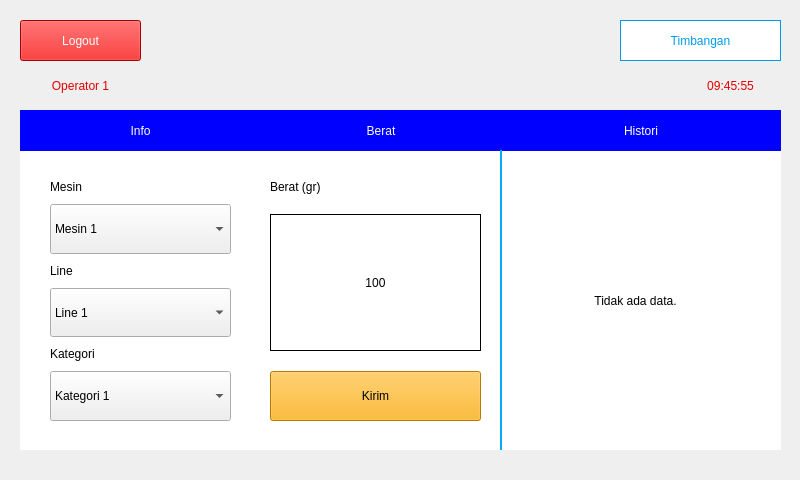
<?xml version="1.0" encoding="UTF-8"?>
<ui version="4.0">
 <class>MainWindow</class>
 <widget class="QMainWindow" name="MainWindow">
  <property name="geometry">
   <rect>
    <x>0</x>
    <y>0</y>
    <width>800</width>
    <height>480</height>
   </rect>
  </property>
  <property name="windowTitle">
   <string>MainWindow</string>
  </property>
  <widget class="QWidget" name="centralWidget">
   <widget class="QPushButton" name="pushButton">
    <property name="geometry">
     <rect>
      <x>20</x>
      <y>20</y>
      <width>121</width>
      <height>41</height>
     </rect>
    </property>
    <property name="styleSheet">
     <string notr="true">color: rgb(255, 255, 255);
background-color: rgb(225, 0, 0);
font: 75 18pt &quot;Arial&quot;;</string>
    </property>
    <property name="text">
     <string>Logout</string>
    </property>
   </widget>
   <widget class="QLabel" name="label">
    <property name="geometry">
     <rect>
      <x>20</x>
      <y>70</y>
      <width>121</width>
      <height>31</height>
     </rect>
    </property>
    <property name="styleSheet">
     <string notr="true">color: rgb(229, 0, 0);
font: 75 18pt &quot;Arial&quot;;</string>
    </property>
    <property name="text">
     <string>Operator 1</string>
    </property>
    <property name="alignment">
     <set>Qt::AlignCenter</set>
    </property>
   </widget>
   <widget class="QLabel" name="label_3">
    <property name="geometry">
     <rect>
      <x>680</x>
      <y>70</y>
      <width>101</width>
      <height>31</height>
     </rect>
    </property>
    <property name="styleSheet">
     <string notr="true">color: rgb(229, 0, 0);
font: 75 17pt &quot;Arial&quot;;</string>
    </property>
    <property name="text">
     <string>09:45:55</string>
    </property>
    <property name="alignment">
     <set>Qt::AlignCenter</set>
    </property>
   </widget>
   <widget class="QWidget" name="horizontalWidget" native="true">
    <property name="geometry">
     <rect>
      <x>20</x>
      <y>110</y>
      <width>761</width>
      <height>41</height>
     </rect>
    </property>
    <layout class="QHBoxLayout" name="horizontalLayout">
     <property name="spacing">
      <number>0</number>
     </property>
     <property name="leftMargin">
      <number>0</number>
     </property>
     <property name="topMargin">
      <number>0</number>
     </property>
     <property name="rightMargin">
      <number>0</number>
     </property>
     <property name="bottomMargin">
      <number>0</number>
     </property>
     <item>
      <widget class="QLabel" name="label_5">
       <property name="styleSheet">
        <string notr="true">color: rgb(255, 255, 255);
background-color: rgb(0, 0, 255);
font: 75 18pt &quot;Arial&quot;;</string>
       </property>
       <property name="text">
        <string>Info</string>
       </property>
       <property name="alignment">
        <set>Qt::AlignCenter</set>
       </property>
      </widget>
     </item>
     <item>
      <widget class="QLabel" name="label_4">
       <property name="styleSheet">
        <string notr="true">color: rgb(255, 255, 255);
background-color: rgb(0, 0, 255);
font: 75 18pt &quot;Arial&quot;;</string>
       </property>
       <property name="text">
        <string>Berat</string>
       </property>
       <property name="alignment">
        <set>Qt::AlignCenter</set>
       </property>
      </widget>
     </item>
     <item>
      <widget class="QLabel" name="label_6">
       <property name="minimumSize">
        <size>
         <width>280</width>
         <height>0</height>
        </size>
       </property>
       <property name="styleSheet">
        <string notr="true">color: rgb(255, 255, 255);
background-color: rgb(0, 0, 255);
font: 75 18pt &quot;Arial&quot;;</string>
       </property>
       <property name="text">
        <string>Histori</string>
       </property>
       <property name="alignment">
        <set>Qt::AlignCenter</set>
       </property>
      </widget>
     </item>
    </layout>
   </widget>
   <widget class="QWidget" name="verticalWidget_2" native="true">
    <property name="geometry">
     <rect>
      <x>50</x>
      <y>180</y>
      <width>181</width>
      <height>241</height>
     </rect>
    </property>
    <layout class="QVBoxLayout" name="verticalLayout">
     <property name="spacing">
      <number>10</number>
     </property>
     <property name="leftMargin">
      <number>0</number>
     </property>
     <property name="topMargin">
      <number>0</number>
     </property>
     <property name="rightMargin">
      <number>0</number>
     </property>
     <property name="bottomMargin">
      <number>0</number>
     </property>
     <item>
      <widget class="QLabel" name="label_7">
       <property name="sizePolicy">
        <sizepolicy hsizetype="Fixed" vsizetype="Fixed">
         <horstretch>0</horstretch>
         <verstretch>0</verstretch>
        </sizepolicy>
       </property>
       <property name="baseSize">
        <size>
         <width>0</width>
         <height>0</height>
        </size>
       </property>
       <property name="styleSheet">
        <string notr="true">font: 75 12pt &quot;Arial&quot;;</string>
       </property>
       <property name="text">
        <string>Mesin</string>
       </property>
      </widget>
     </item>
     <item>
      <widget class="QComboBox" name="comboBox">
       <property name="sizePolicy">
        <sizepolicy hsizetype="Preferred" vsizetype="Preferred">
         <horstretch>0</horstretch>
         <verstretch>0</verstretch>
        </sizepolicy>
       </property>
       <property name="styleSheet">
        <string notr="true">font: 75 14pt &quot;Arial&quot;;</string>
       </property>
       <item>
        <property name="text">
         <string>Mesin 1</string>
        </property>
       </item>
       <item>
        <property name="text">
         <string>Mesin 2</string>
        </property>
       </item>
       <item>
        <property name="text">
         <string>Mesin 3</string>
        </property>
       </item>
       <item>
        <property name="text">
         <string>Mesin 4</string>
        </property>
       </item>
       <item>
        <property name="text">
         <string>Mesin 5</string>
        </property>
       </item>
      </widget>
     </item>
     <item>
      <widget class="QLabel" name="label_8">
       <property name="sizePolicy">
        <sizepolicy hsizetype="Fixed" vsizetype="Fixed">
         <horstretch>0</horstretch>
         <verstretch>0</verstretch>
        </sizepolicy>
       </property>
       <property name="styleSheet">
        <string notr="true">font: 75 12pt &quot;Arial&quot;;</string>
       </property>
       <property name="text">
        <string>Line</string>
       </property>
      </widget>
     </item>
     <item>
      <widget class="QComboBox" name="comboBox_2">
       <property name="sizePolicy">
        <sizepolicy hsizetype="Preferred" vsizetype="Preferred">
         <horstretch>0</horstretch>
         <verstretch>0</verstretch>
        </sizepolicy>
       </property>
       <property name="styleSheet">
        <string notr="true">font: 75 14pt &quot;Arial&quot;;</string>
       </property>
       <item>
        <property name="text">
         <string>Line 1</string>
        </property>
       </item>
       <item>
        <property name="text">
         <string>Line 2</string>
        </property>
       </item>
       <item>
        <property name="text">
         <string>Line 3</string>
        </property>
       </item>
       <item>
        <property name="text">
         <string>Line 4</string>
        </property>
       </item>
       <item>
        <property name="text">
         <string>Line 5</string>
        </property>
       </item>
      </widget>
     </item>
     <item>
      <widget class="QLabel" name="label_9">
       <property name="sizePolicy">
        <sizepolicy hsizetype="Fixed" vsizetype="Fixed">
         <horstretch>0</horstretch>
         <verstretch>0</verstretch>
        </sizepolicy>
       </property>
       <property name="styleSheet">
        <string notr="true">font: 75 12pt &quot;Arial&quot;;</string>
       </property>
       <property name="text">
        <string>Kategori</string>
       </property>
      </widget>
     </item>
     <item>
      <widget class="QComboBox" name="comboBox_3">
       <property name="sizePolicy">
        <sizepolicy hsizetype="Preferred" vsizetype="Preferred">
         <horstretch>0</horstretch>
         <verstretch>0</verstretch>
        </sizepolicy>
       </property>
       <property name="styleSheet">
        <string notr="true">font: 75 14pt &quot;Arial&quot;;</string>
       </property>
       <item>
        <property name="text">
         <string>Kategori 1</string>
        </property>
       </item>
       <item>
        <property name="text">
         <string>Kategori 2</string>
        </property>
       </item>
       <item>
        <property name="text">
         <string>Kategori 3</string>
        </property>
       </item>
       <item>
        <property name="text">
         <string>Kategori 4</string>
        </property>
       </item>
       <item>
        <property name="text">
         <string>Kategori 5</string>
        </property>
       </item>
      </widget>
     </item>
    </layout>
   </widget>
   <widget class="QWidget" name="verticalWidget" native="true">
    <property name="geometry">
     <rect>
      <x>270</x>
      <y>180</y>
      <width>211</width>
      <height>241</height>
     </rect>
    </property>
    <property name="sizePolicy">
     <sizepolicy hsizetype="Preferred" vsizetype="Preferred">
      <horstretch>0</horstretch>
      <verstretch>0</verstretch>
     </sizepolicy>
    </property>
    <layout class="QVBoxLayout" name="verticalLayout_2" stretch="0,0,0">
     <property name="spacing">
      <number>20</number>
     </property>
     <property name="sizeConstraint">
      <enum>QLayout::SetDefaultConstraint</enum>
     </property>
     <property name="leftMargin">
      <number>0</number>
     </property>
     <property name="topMargin">
      <number>0</number>
     </property>
     <property name="rightMargin">
      <number>0</number>
     </property>
     <property name="bottomMargin">
      <number>0</number>
     </property>
     <item>
      <widget class="QLabel" name="label_10">
       <property name="sizePolicy">
        <sizepolicy hsizetype="Preferred" vsizetype="Fixed">
         <horstretch>0</horstretch>
         <verstretch>0</verstretch>
        </sizepolicy>
       </property>
       <property name="styleSheet">
        <string notr="true">font: 75 12pt &quot;Arial&quot;;</string>
       </property>
       <property name="text">
        <string>Berat (gr)</string>
       </property>
      </widget>
     </item>
     <item>
      <widget class="QLabel" name="label_11">
       <property name="styleSheet">
        <string notr="true">color: rgb(0, 0, 0);
font: 75 18pt &quot;Arial&quot;;
background-color: rgb(255, 255, 255);
border-color: rgb(0, 170, 255);</string>
       </property>
       <property name="frameShape">
        <enum>QFrame::Box</enum>
       </property>
       <property name="text">
        <string>100</string>
       </property>
       <property name="alignment">
        <set>Qt::AlignCenter</set>
       </property>
      </widget>
     </item>
     <item>
      <widget class="QPushButton" name="pushButton_2">
       <property name="sizePolicy">
        <sizepolicy hsizetype="Preferred" vsizetype="Fixed">
         <horstretch>0</horstretch>
         <verstretch>0</verstretch>
        </sizepolicy>
       </property>
       <property name="minimumSize">
        <size>
         <width>0</width>
         <height>50</height>
        </size>
       </property>
       <property name="styleSheet">
        <string notr="true">font: 75 13pt &quot;Arial&quot;;
background-color: rgb(255, 170, 0);
color: rgb(0, 0, 0);</string>
       </property>
       <property name="text">
        <string>Kirim</string>
       </property>
      </widget>
     </item>
    </layout>
   </widget>
   <widget class="QLabel" name="label_12">
    <property name="geometry">
     <rect>
      <x>20</x>
      <y>150</y>
      <width>761</width>
      <height>300</height>
     </rect>
    </property>
    <property name="styleSheet">
     <string notr="true">background-color: rgb(255, 255, 255);
border-right-color: rgb(0, 170, 255);</string>
    </property>
    <property name="frameShape">
     <enum>QFrame::NoFrame</enum>
    </property>
    <property name="text">
     <string/>
    </property>
   </widget>
   <widget class="QLabel" name="label_13">
    <property name="geometry">
     <rect>
      <x>500</x>
      <y>150</y>
      <width>2</width>
      <height>300</height>
     </rect>
    </property>
    <property name="styleSheet">
     <string notr="true">background-color: rgb(0, 170, 255);</string>
    </property>
    <property name="text">
     <string/>
    </property>
   </widget>
   <widget class="QLabel" name="hmi_type">
    <property name="geometry">
     <rect>
      <x>620</x>
      <y>20</y>
      <width>161</width>
      <height>41</height>
     </rect>
    </property>
    <property name="styleSheet">
     <string notr="true">color: rgb(0, 155, 232);
font: 75 17pt &quot;Arial&quot;;
background-color: rgb(255, 255, 255);
border-color: rgb(0, 170, 255);</string>
    </property>
    <property name="frameShape">
     <enum>QFrame::Box</enum>
    </property>
    <property name="text">
     <string>Timbangan</string>
    </property>
    <property name="alignment">
     <set>Qt::AlignCenter</set>
    </property>
   </widget>
   <widget class="QLabel" name="label_2">
    <property name="geometry">
     <rect>
      <x>590</x>
      <y>290</y>
      <width>91</width>
      <height>21</height>
     </rect>
    </property>
    <property name="text">
     <string>Tidak ada data.</string>
    </property>
    <property name="alignment">
     <set>Qt::AlignCenter</set>
    </property>
   </widget>
   <zorder>label_12</zorder>
   <zorder>pushButton</zorder>
   <zorder>label</zorder>
   <zorder>label_3</zorder>
   <zorder>horizontalWidget</zorder>
   <zorder>verticalWidget_2</zorder>
   <zorder>label_13</zorder>
   <zorder>hmi_type</zorder>
   <zorder>verticalWidget</zorder>
   <zorder>label_2</zorder>
  </widget>
 </widget>
 <layoutdefault spacing="6" margin="11"/>
 <resources/>
 <connections/>
</ui>
